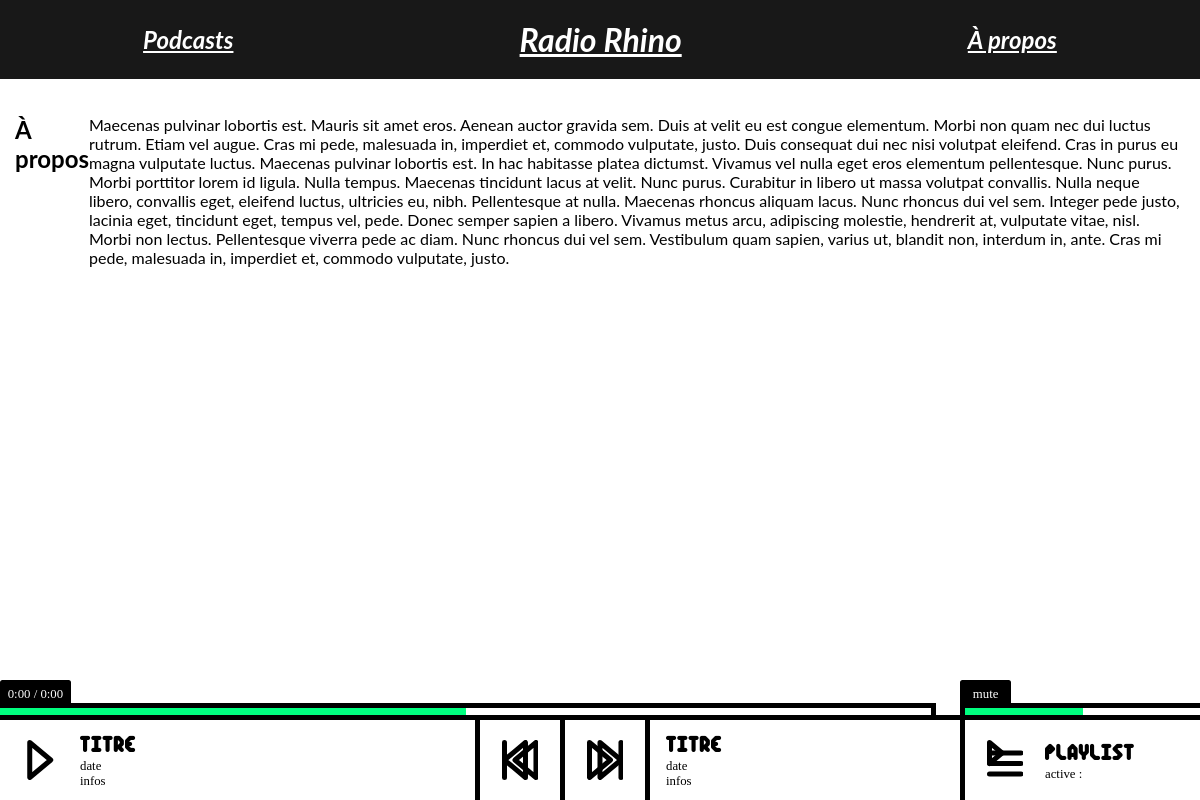
/about, run on the app's committed database.
### app/models/page.py (models this page shows, shortened)
class Page(db.Model):
    __tablename__ = 'pages'
    id = db.Column(db.Integer, primary_key=True)
    title = db.Column(db.String(256))
    desc = db.Column(db.Text)
    label_id = db.Column(db.Integer, db.ForeignKey('labels.id'))

### app/main/views.py (the view)
@main.route('/about')
def about():
    return render_template( 'about.html',
                            styles = getStyles(),
                            page = Page.query.filter_by(title='À propos').first(),
                            scripts = getScripts(), )

### app/main/views.py (called while the page is built)
def getStyles() :
     return [ url_for('static',
                      filename=file.replace('app/static/', ''),
                      _external=True)
             for file in glob("app/static/*/*.css") ]

def getScripts() :
     return [ url_for('static',
                      filename=file.replace('app/static/', ''),
                      _external=True)
             for file in   glob("app/static/lib/*.js")
                         + glob("app/static/js/*.js") ]

### app/templates/about.html
{% extends "base.html" %}
{% block main %}
<h2>{{ page.title }}</h2>
{{ page.desc }}
{% endblock %}

### app/templates/base.html (shortened to what this page needs)
<!DOCTYPE html>
<html>
    <head>
        {% block head %}
        {% for style in styles %}
        <link rel="stylesheet" href="{{ style }}">
        {% endfor %}
        {% endblock %}
    </head>
    <body>
        {% block body %}
        <header>
            {% include 'header.html' %}
        </header>
        <div id="main">
            <div id="mainframe">
                {% block main %}
                {% endblock %}
            </div>
        </div>
        <div id="player">
            {% include 'player.html' %}
        </div>
       {% endblock %}
    </body>
</html>

### app/templates/header.html
<a class="intern" href="podcasts"><h2>Podcasts</h2></a>
<a class="intern" href="/"><h1>Radio Rhino</h1></a>
<a class="intern" href="/about"><h2>À propos</h2></a>

### app/templates/player.html (shortened to what this page needs)
<div id="slider-bar">
    <div id="time" class="box-text">
        <span id="current-time">0:00</span>
        <span class="separator">/</span>
        <span id="total-time">0:00</span>
    </div>
    <div id="track" class="sliders">
        <div id="track-progress">
        </div>
    </div>
    <div id="mute" class="box-text">
        <span>mute</span>
    </div>
    <div id="volume" class="sliders">
        <div id="volume-active">
        </div>
    </div>
</div>
<div id="controls">
    <div id="play-pan" class="pan">
        <div id="play" class="button">
        </div>
        <div id="play-infos" class="text">
            <h3>TITRE</h3>
            <p>date</p>
            <p>infos</p>
        </div>
    </div>
    <div id="nextPrev-pan" class="pan">
        <div id="previous" class="button">
        </div>
        <div id="next" class="button">
        </div>
        <div id="side-infos" class="text">
            <h3 id="track-title">TITRE</h3>
            <p>date</p>
            <p>infos</p>
        </div>
    </div>
    <div id="playlist-pan" class="pan">
        <div id="playlist" class="button">
        </div>
        <div id="playlist-infos" class="text">
            <h3>PLAYLIST</h3>
            <p>active :</p>
        </div>
    </div>
</div>

### app/static/css/style.css (style rules this page uses)
* { margin: 0; padding: 0; }
body { margin: 0px; font-family: "lato", "helvetica", sans-serif; }
header { position: absolute; top: 0px; display: flex; display: -webkit-flex; width: 100%; justify-content: center; background-color: #181818; font-style: italic; }
header * { margin: auto; padding: 10px; position: relative; bottom: 0px; color: white; }
#main { top: 10em; width: 100%; }
#mainframe { padding: 15px; margin-top: 100px; display: flex; }

### app/static/css/player.css (style rules this page uses)
#player { position: fixed; width: 100%; bottom: 0; }
#player * { box-sizing: border-box; }
#slider-bar { width: 100%; display: flex; height: 1.05em; border-bottom: 5px solid black; }
#controls { display: flex; height: 5em; }
.sliders { border-top: 5px solid black; height: 100%; }
.sliders div { height: 100%; background-color: springgreen; width: 50%; }
#track { width: 78%; margin-right: 2%; border-right: 5px solid black; }
#volume { width: 20%; border-left: 5px solid black; }
.box-text { position: absolute; top: -1.8em; height: 1.8em; background-color: black; color: white; border-top: 5px solid black; border-top-left-radius: 2.5px; border-top-right-radius: 2.5px; font-size: 0.8em; font-family: hack; display: flex; align-items: center; }
#time { padding: 0 0.6em; }
#mute { left: 80%; padding: 0 1em; cursor: pointer; }
.separator { margin: 0 0.25em; }
.pan { height: 100%; display: flex; }
#play-pan { width: 40%; border-right: 5px solid black; }
#nextPrev-pan { width: 40%; }
#playlist-pan { width: 20%; border-left: 5px solid black; }
.pan div { display: flex; justify-content: center; }
.button { align-items: center; width: 5em; cursor: pointer; }
.text { flex-direction: column; }
.text h3 { font-family: pixelpath; font-size: 27px; }
.text p { font-family: hack; font-size: 0.8em; }
#next { box-sizing: content-box; border-left: 5px solid black; border-right: 5px solid black; }
#side-infos { margin-left: 1em; }

### data on the page
Page: title "À propos", desc "Maecenas pulvinar lobortis est. Mauris sit amet eros. Aenean auctor gravida sem. Duis at velit eu est congue elementum. Morbi non quam nec dui luctus rutrum. Etiam vel augue. Cras mi pede, malesuada in, imperdiet et, commodo vulputate, justo. Duis consequat dui nec nisi volutpat eleifend. Cras in purus eu magna vulputate luctus. Maecenas pulvinar lobortis est. In hac habitasse platea dictumst. Vivamus vel nulla eget eros elementum pellentesque. Nunc purus. Morbi porttitor lorem id ligula. Nulla tempus. Maecenas tincidunt lacus at velit. Nunc purus. Curabitur in libero ut massa volutpat convallis. Nulla neque libero, convallis eget, eleifend luctus, ultricies eu, nibh. Pellentesque at nulla.…"
